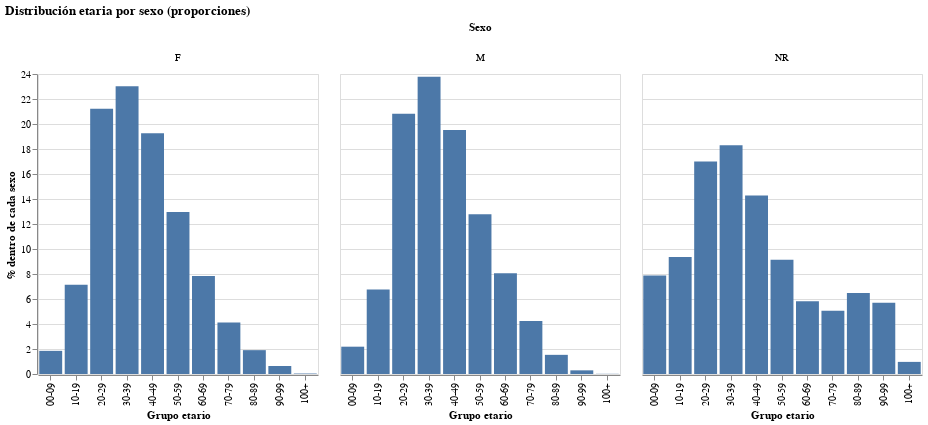

The code cell stored with this chart in its notebook:
### Markdown cell above
# TP Final – InfoVis 2025 · COVID-19 Argentina

**Integrantes:** Leonardo Gabriel Vargas Kuhn  
**Fecha:** 09-09-2025  
**Fuente:** SNVS-SISA – datos.gob.ar

### Code cell
# @title

YEARS_FILTER = [2020, 2021, 2022]
DATA_ZIP_URL = "https://sisa.msal.gov.ar/datos/descargas/covid-19/files/Covid19Casos.zip"

import pandas as pd, altair as alt, zipfile, urllib.request
from collections import defaultdict

alt.data_transformers.disable_max_rows()

# -------------------------
# Descargar ZIP
# -------------------------
zip_path = "/content/covid.zip"
urllib.request.urlretrieve(DATA_ZIP_URL, zip_path)

with zipfile.ZipFile(zip_path, "r") as z:
    csv_candidates = [n for n in z.namelist() if n.lower().endswith(".csv")]
    csv_name = csv_candidates[0]
    print("CSV detectado:", csv_name)

# -------------------------
# Procesar datos por chunks
# -------------------------
usecols = ["edad","sexo","residencia_provincia_nombre",
           "clasificacion_resumen","fallecido","fecha_diagnostico"]
chunksize = 500_000
agg_cases, agg_deaths = {}, {}

def add(d, k, v=1): d[k] = d.get(k, 0) + v

with zipfile.ZipFile(zip_path, "r") as z:
    with z.open(csv_name) as f:
        for chunk in pd.read_csv(f, sep=",", usecols=usecols, chunksize=chunksize,
                                 low_memory=False, dtype=str):
            chunk["fecha_diagnostico"] = pd.to_datetime(chunk["fecha_diagnostico"], errors="coerce")
            chunk = chunk.dropna(subset=["fecha_diagnostico"]).copy()
            chunk["year"] = chunk["fecha_diagnostico"].dt.year.astype(int)
            chunk = chunk[chunk["year"].isin(YEARS_FILTER)]
            chunk["clasificacion_resumen"] = chunk["clasificacion_resumen"].str.strip().str.lower()
            chunk = chunk[chunk["clasificacion_resumen"]=="confirmado"]
            chunk["provincia"] = chunk["residencia_provincia_nombre"].fillna("Sin dato")
            chunk["mes"] = chunk["fecha_diagnostico"].dt.to_period("M").dt.to_timestamp()

            for (m,p),cnt in chunk.groupby(["mes","provincia"]).size().items():
                add(agg_cases,(m,p),int(cnt))

            died = chunk[chunk["fallecido"].str.strip().str.upper()=="SI"]
            for (m,p),cnt in died.groupby(["mes","provincia"]).size().items():
                add(agg_deaths,(m,p),int(cnt))

df_cases = pd.DataFrame([{"mes":k[0],"provincia":k[1],"casos":v} for k,v in agg_cases.items()])
df_deaths = pd.DataFrame([{"mes":k[0],"provincia":k[1],"muertes":v} for k,v in agg_deaths.items()])
df = pd.merge(df_cases, df_deaths, on=["mes","provincia"], how="left").fillna(0)

print("Shape:", df.shape)
display(df.head())

# -------------------------
# EDA rápido
# -------------------------
print("Provincias:", df["provincia"].nunique())
print("Período:", str(df["mes"].min().date()), "→", str(df["mes"].max().date()))
top_prov = df.groupby("provincia", as_index=False)["casos"].sum().sort_values("casos", ascending=False).head(10)
display(top_prov)

# -------------------------
# VIS 1 – Serie nacional
# -------------------------
df_nat = df.groupby("mes", as_index=False)["casos"].sum()
alt.Chart(df_nat).mark_line(point=True).encode(
    x=alt.X("mes:T", title="Mes"),
    y=alt.Y("casos:Q", title="Casos confirmados")
).properties(
    title="Casos confirmados mensuales – Total país",
    width=700, height=350
)

# -------------------------
# VIS 2 – Top-6 provincias
# -------------------------
top6 = top_prov["provincia"].head(6).tolist()
df_top6 = df[df["provincia"].isin(top6)]

alt.Chart(df_top6).mark_line().encode(
    x=alt.X("mes:T", title="Mes"),
    y=alt.Y("casos:Q", title="Casos confirmados"),
    color=alt.Color("provincia:N", title="Provincia")
).properties(
    title="Casos mensuales – Top 6 provincias",
    width=700, height=350
)

# -------------------------
# VIS 3 – Heatmap provincia × mes
# -------------------------
alt.Chart(df).mark_rect().encode(
    x=alt.X("mes:T", title="Mes"),
    y=alt.Y("provincia:N", title="Provincia"),
    color=alt.Color("casos:Q", title="Casos"),
    tooltip=["provincia","mes:T","casos:Q"]
).properties(
    title="Heatmap – Casos por provincia y mes",
    width=700, height=600
)

# -------------------------
# VIS 4 – Distribución edad y sexo
# -------------------------
usecols_age = ["edad","sexo","clasificacion_resumen","fecha_diagnostico"]
age_hist = defaultdict(int)

def grupo_edad_label(a):
    try:
        a = int(a)
        if a < 0: return None
        if a >= 100: return "100+"
        b = (a // 10) * 10
        return f"{b:02d}-{b+9:02d}"
    except: return None

with zipfile.ZipFile(zip_path,"r") as z:
    with z.open(csv_name) as f:
        for ch in pd.read_csv(f, sep=",", usecols=usecols_age, chunksize=chunksize,
                              low_memory=False, dtype=str):
            ch["fecha_diagnostico"] = pd.to_datetime(ch["fecha_diagnostico"], errors="coerce")
            ch = ch.dropna(subset=["fecha_diagnostico"])
            ch["year"] = ch["fecha_diagnostico"].dt.year.astype(int)
            ch = ch[ch["year"].isin(YEARS_FILTER)]
            ch["clasificacion_resumen"] = ch["clasificacion_resumen"].str.strip().str.lower()
            ch = ch[ch["clasificacion_resumen"]=="confirmado"]
            ch["sexo"] = ch["sexo"].fillna("Sin dato").str.strip()
            ch["grupo_edad"] = ch["edad"].map(grupo_edad_label)
            ch = ch.dropna(subset=["grupo_edad"])
            for (ab,s),cnt in ch.groupby(["grupo_edad","sexo"]).size().items():
                add(age_hist,(ab,s),int(cnt))

df_age = pd.DataFrame([{"grupo_edad":k[0],"sexo":k[1],"n":v} for k,v in age_hist.items()])
tot_sex = df_age.groupby("sexo", as_index=False)["n"].sum().rename(columns={"n":"tot"})
df_agep = df_age.merge(tot_sex, on="sexo", how="left")
df_agep["pct"] = (df_agep["n"]/df_agep["tot"])*100

alt.Chart(df_agep).mark_bar().encode(
    x=alt.X("grupo_edad:N", title="Grupo etario",
            sort=["00-09","10-19","20-29","30-39","40-49","50-59","60-69","70-79","80-89","90-99","100+"]),
    y=alt.Y("pct:Q", title="% dentro de cada sexo"),
    column=alt.Column("sexo:N", title="Sexo"),
    tooltip=[
        alt.Tooltip("grupo_edad:N", title="Grupo etario"),
        alt.Tooltip("sexo:N", title="Sexo"),
        alt.Tooltip("n:Q", title="Casos"),
        alt.Tooltip("pct:Q", format=".1f", title="%")
    ]
).properties(
    title="Distribución etaria por sexo (proporciones)",
    width=280, height=300
)

### Figure 1 — Vega-Lite specification as saved in the notebook (floating-point values rounded to 4 significant figures)
{"config": {"view": {"continuousWidth": 300, "continuousHeight": 300}}, "data": {"name": "data-f3683b622582a152d20dc0b1ba198ed9"}, "mark": {"type": "bar"}, "encoding": {"column": {"field": "sexo", "title": "Sexo", "type": "nominal"}, "tooltip": [{"field": "age_bin", "title": "Grupo etario", "type": "nominal"}, {"field": "sexo", "title": "Sexo", "type": "nominal"}, {"field": "n", "title": "Casos", "type": "quantitative"}, {"field": "pct", "format": ".1f", "title": "%", "type": "quantitative"}], "x": {"field": "age_bin", "sort": ["00-09", "10-19", "20-29", "30-39", "40-49", "50-59", "60-69", "70-79", "80-89", "90-99", "100+"], "title": "Grupo etario", "type": "nominal"}, "y": {"field": "pct", "title": "% dentro de cada sexo", "type": "quantitative"}}, "height": 300, "title": "Distribución etaria por sexo (proporciones)", "width": 280, "$schema": "https://vega.github.io/schema/vega-lite/v5.20.1.json", "datasets": {"data-f3683b622582a152d20dc0b1ba198ed9": [{"age_bin": "00-09", "sexo": "F", "n": 82611, "tot": 4460720, "pct": 1.852}, {"age_bin": "00-09", "sexo": "M", "n": 90586, "tot": 4145056, "pct": 2.185}, {"age_bin": "00-09", "sexo": "NR", "n": 3267, "tot": 41483, "pct": 7.876}, {"age_bin": "10-19", "sexo": "F", "n": 318855, "tot": 4460720, "pct": 7.148}, {"age_bin": "10-19", "sexo": "M", "n": 280374, "tot": 4145056, "pct": 6.764}, {"age_bin": "10-19", "sexo": "NR", "n": 3883, "tot": 41483, "pct": 9.36}, {"age_bin": "100+", "sexo": "F", "n": 1657, "tot": 4460720, "pct": 0.03715}, {"age_bin": "100+", "sexo": "M", "n": 572, "tot": 4145056, "pct": 0.0138}, {"age_bin": "100+", "sexo": "NR", "n": 402, "tot": 41483, "pct": 0.9691}, {"age_bin": "20-29", "sexo": "F", "n": 946230, "tot": 4460720, "pct": 21.21}, {"age_bin": "20-29", "sexo": "M", "n": 862695, "tot": 4145056, "pct": 20.81}, {"age_bin": "20-29", "sexo": "NR", "n": 7050, "tot": 41483, "pct": 16.99}, {"age_bin": "30-39", "sexo": "F", "n": 1027136, "tot": 4460720, "pct": 23.03}, {"age_bin": "30-39", "sexo": "M", "n": 985713, "tot": 4145056, "pct": 23.78}, {"age_bin": "30-39", "sexo": "NR", "n": 7595, "tot": 41483, "pct": 18.31}, {"age_bin": "40-49", "sexo": "F", "n": 859358, "tot": 4460720, "pct": 19.27}, {"age_bin": "40-49", "sexo": "M", "n": 809255, "tot": 4145056, "pct": 19.52}, {"age_bin": "40-49", "sexo": "NR", "n": 5925, "tot": 41483, "pct": 14.28}, {"age_bin": "50-59", "sexo": "F", "n": 578182, "tot": 4460720, "pct": 12.96}, {"age_bin": "50-59", "sexo": "M", "n": 530133, "tot": 4145056, "pct": 12.79}, {"age_bin": "50-59", "sexo": "NR", "n": 3791, "tot": 41483, "pct": 9.139}, {"age_bin": "60-69", "sexo": "F", "n": 349442, "tot": 4460720, "pct": 7.834}, {"age_bin": "60-69", "sexo": "M", "n": 334381, "tot": 4145056, "pct": 8.067}, {"age_bin": "60-69", "sexo": "NR", "n": 2418, "tot": 41483, "pct": 5.829}, {"age_bin": "70-79", "sexo": "F", "n": 183590, "tot": 4460720, "pct": 4.116}, {"age_bin": "70-79", "sexo": "M", "n": 175689, "tot": 4145056, "pct": 4.239}, {"age_bin": "70-79", "sexo": "NR", "n": 2096, "tot": 41483, "pct": 5.053}, {"age_bin": "80-89", "sexo": "F", "n": 85098, "tot": 4460720, "pct": 1.908}, {"age_bin": "80-89", "sexo": "M", "n": 63514, "tot": 4145056, "pct": 1.532}, {"age_bin": "80-89", "sexo": "NR", "n": 2688, "tot": 41483, "pct": 6.48}, {"age_bin": "90-99", "sexo": "F", "n": 28561, "tot": 4460720, "pct": 0.6403}, {"age_bin": "90-99", "sexo": "M", "n": 12144, "tot": 4145056, "pct": 0.293}, {"age_bin": "90-99", "sexo": "NR", "n": 2368, "tot": 41483, "pct": 5.708}]}}
